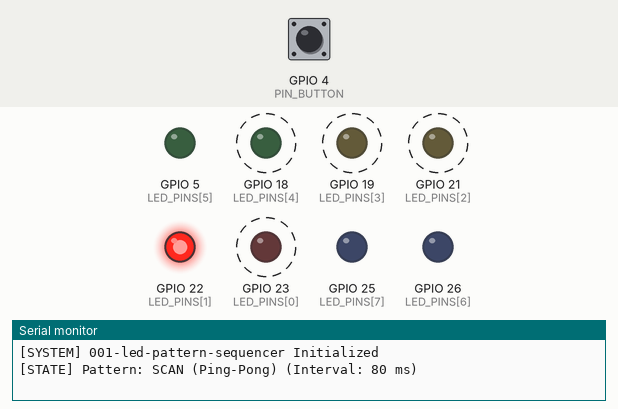
Bench run of a program on a simulated ESP32. Parts: output pins drawn as LEDs (lit = HIGH), the last lines printed to the serial monitor. Dashed ring = blinking. The test bench sets the inputs (shaded band); at power-on: GPIO 4 (PIN_BUTTON) HIGH.

Above: at 1.2 s.
1.3 s: GPIO 4 (PIN_BUTTON) pulled LOW for 0.15 s
At 1.9 s:
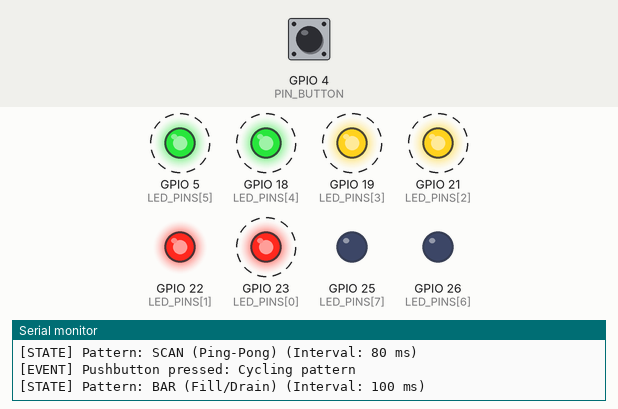
4.3 s: GPIO 4 (PIN_BUTTON) pulled LOW for 1 s
At 5.48 s:
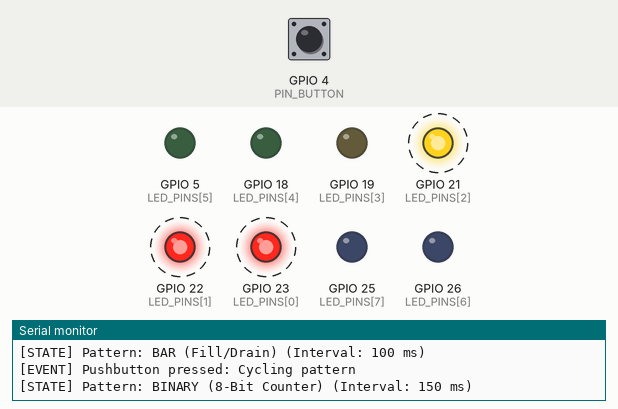
7.3 s: GPIO 4 (PIN_BUTTON) pulled LOW for 0.15 s
At 7.72 s:
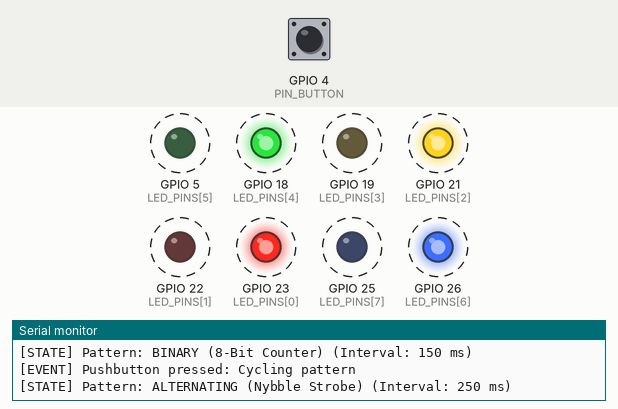
10.3 s: GPIO 4 (PIN_BUTTON) pulled LOW for 3.2 s
At 10.9 s:
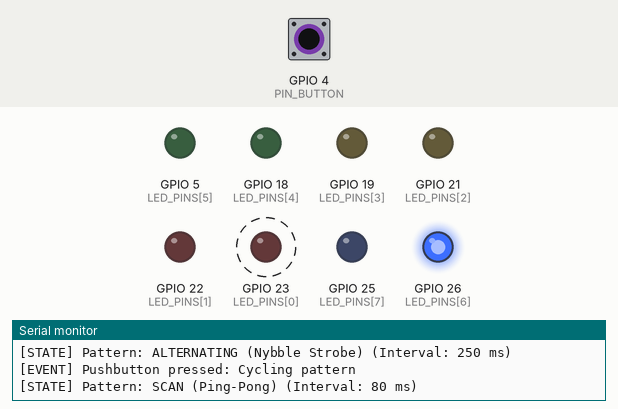
15.0 s: GPIO 4 (PIN_BUTTON) pulsed LOW 2 times (0.12 s each, 0.3 s apart)
At 16.78 s:
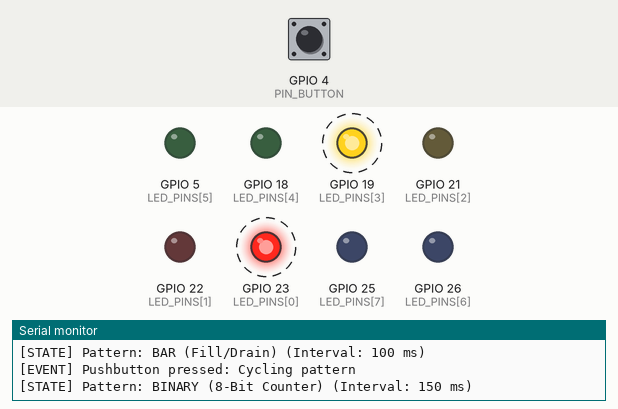
Timing chart, 0 to 30.3 s (numbered marks = the images above; inputs shaded):
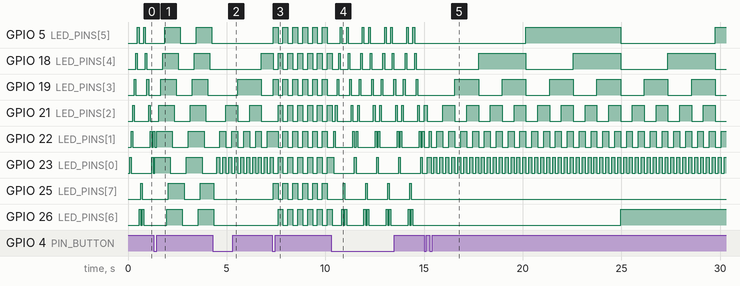

Measured:
- after the input at 1.3 s, GPIO 23 (LED_PINS[0]): alternates HIGH for 0.80 s and LOW for 0.80 s, starting after 0.05 s
- after the input at 4.3 s, GPIO 5 (LED_PINS[5]): stays LOW (without the input it goes to HIGH after 0.76 s); GPIO 22 (LED_PINS[1]): alternates HIGH for 0.30 s and LOW for 0.30 s, starting after 0.65 s; GPIO 23 (LED_PINS[0]): alternates HIGH for 0.15 s and LOW for 0.15 s, starting after 0.20 s; GPIO 26 (LED_PINS[6]): goes on until 4.4 s, then stays LOW
- after the input at 7.3 s, GPIO 21 (LED_PINS[2]), GPIO 23 (LED_PINS[0]), GPIO 26 (LED_PINS[6]): alternates HIGH for 0.25 s and LOW for 0.25 s, starting after 0.30 s; GPIO 25 (LED_PINS[7]): alternates HIGH for 0.25 s and LOW for 0.25 s, starting after 0.06 s
- after the input at 10.3 s, GPIO 23 (LED_PINS[0]): alternates HIGH for 0.08 s and LOW for 1.0 s, starting after 0.13 s; GPIO 25 (LED_PINS[7]): alternates HIGH for 0.08 s and LOW for 1.0 s, starting after 0.61 s
- after the input at 15.0 s, GPIO 23 (LED_PINS[0]): alternates HIGH for 0.15 s and LOW for 0.15 s, starting after 0.15 s; GPIO 25 (LED_PINS[7]): stops changing and stays LOW
- by itself, GPIO 5 (LED_PINS[5]): alternates HIGH for 0.80 s and LOW for 0.80 s
- by itself, GPIO 18 (LED_PINS[4]): alternates HIGH for 2.4 s and LOW for 2.4 s
- by itself, GPIO 19 (LED_PINS[3]): alternates HIGH for 1.2 s and LOW for 1.2 s

The program:

main.cpp
```cpp
#include <Arduino.h>

// GPIO Pin Definitions matching diagram.json
constexpr uint8_t LED_PINS[8] = { 23, 22, 21, 19, 18, 5, 26, 25 };
constexpr uint8_t PIN_BUTTON  = 4;

// Timing Constants (milliseconds)
constexpr uint32_t DEBOUNCE_DELAY_MS = 50;

// Sequencer Patterns
enum class Pattern : uint8_t {
    SCAN = 0,
    BAR,
    BINARY,
    ALTERNATING,
    COUNT
};

// State Variables
Pattern currentPattern = Pattern::SCAN;
uint32_t lastStepTime  = 0;
uint8_t patternStep    = 0;

// Pushbutton Debounce Tracking Variables
int lastRawButtonReading = HIGH;
int stableButtonState    = HIGH;
uint32_t lastDebounceTime = 0;

void applyLedMask(uint8_t mask) {
    for (uint8_t i = 0; i < 8; ++i) {
        digitalWrite(LED_PINS[i], (mask & (1 << i)) ? HIGH : LOW);
    }
}

uint8_t computePatternMask(Pattern pattern, uint8_t step) {
    switch (pattern) {
        case Pattern::SCAN: {
            // Bidirectional ping-pong sweep across 8 LEDs (14 steps total)
            constexpr uint8_t scanLut[14] = {
                0x01, 0x02, 0x04, 0x08, 0x10, 0x20, 0x40, 0x80,
                0x40, 0x20, 0x10, 0x08, 0x04, 0x02
            };
            return scanLut[step % 14];
        }

        case Pattern::BAR: {
            // Progressive fill (0-7) followed by progressive drain (8-15)
            uint8_t phase = step % 16;
            if (phase < 8) {
                return static_cast<uint8_t>((1U << (phase + 1)) - 1U);
            } else {
                return static_cast<uint8_t>(0xFFU ^ ((1U << (phase - 7)) - 1U));
            }
        }

        case Pattern::BINARY:
            // 8-bit binary counter progression
            return step;

        case Pattern::ALTERNATING:
            // High-frequency alternating nybble toggle
            return (step % 2 == 0) ? 0xAA : 0x55;

        default:
            return 0x00;
    }
}

uint16_t getPatternStepCount(Pattern pattern) {
    switch (pattern) {
        case Pattern::SCAN:        return 14;
        case Pattern::BAR:         return 16;
        case Pattern::BINARY:      return 256;
        case Pattern::ALTERNATING: return 2;
        default:                   return 1;
    }
}

uint32_t getPatternIntervalMs(Pattern pattern) {
    switch (pattern) {
        case Pattern::SCAN:        return 80;
        case Pattern::BAR:         return 100;
        case Pattern::BINARY:      return 150;
        case Pattern::ALTERNATING: return 250;
        default:                   return 100;
    }
}

const char* getPatternName(Pattern pattern) {
    switch (pattern) {
        case Pattern::SCAN:        return "SCAN (Ping-Pong)";
        case Pattern::BAR:         return "BAR (Fill/Drain)";
        case Pattern::BINARY:      return "BINARY (8-Bit Counter)";
        case Pattern::ALTERNATING: return "ALTERNATING (Nybble Strobe)";
        default:                   return "UNKNOWN";
    }
}

void transitionToPattern(Pattern newPattern) {
    currentPattern = newPattern;
    patternStep = 0;
    lastStepTime = millis();

    String msg = String("[STATE] Pattern: ") + getPatternName(currentPattern) + " (Interval: " + String(getPatternIntervalMs(currentPattern)) + " ms)";
    Serial.println(msg);
}

bool checkButtonPress() {
    int currentRaw = digitalRead(PIN_BUTTON);
    bool pressDetected = false;

    if (currentRaw != lastRawButtonReading) {
        lastDebounceTime = millis();
    }
    lastRawButtonReading = currentRaw;

    if ((millis() - lastDebounceTime) > DEBOUNCE_DELAY_MS) {
        if (currentRaw != stableButtonState) {
            stableButtonState = currentRaw;

            // Falling edge indicates physical closure to GND (Active-Low)
            if (stableButtonState == LOW) {
                pressDetected = true;
            }
        }
    }

    return pressDetected;
}

void updateSequencer(uint32_t now) {
    if (now - lastStepTime >= getPatternIntervalMs(currentPattern)) {
        lastStepTime = now;

        uint8_t mask = computePatternMask(currentPattern, patternStep);
        applyLedMask(mask);

        uint16_t stepCount = getPatternStepCount(currentPattern);
        patternStep = (stepCount > 0) ? ((patternStep + 1) % stepCount) : 0;
    }
}

void setup() {
    Serial.begin(115200);

    // Configure LED output pins
    for (uint8_t i = 0; i < 8; ++i) {
        pinMode(LED_PINS[i], OUTPUT);
        digitalWrite(LED_PINS[i], LOW);
    }

    // Active-Low pushbutton with internal pull-up
    pinMode(PIN_BUTTON, INPUT_PULLUP);

    Serial.println("[SYSTEM] 001-led-pattern-sequencer Initialized");
    transitionToPattern(Pattern::SCAN);
}

void loop() {
    uint32_t now = millis();

    // 1. Process asynchronous pushbutton input
    if (checkButtonPress()) {
        uint8_t nextIndex = (static_cast<uint8_t>(currentPattern) + 1) % static_cast<uint8_t>(Pattern::COUNT);
        Serial.println("[EVENT] Pushbutton pressed: Cycling pattern");
        transitionToPattern(static_cast<Pattern>(nextIndex));
    }

    // 2. Advance non-blocking pattern sequencer
    updateSequencer(now);
}
```
